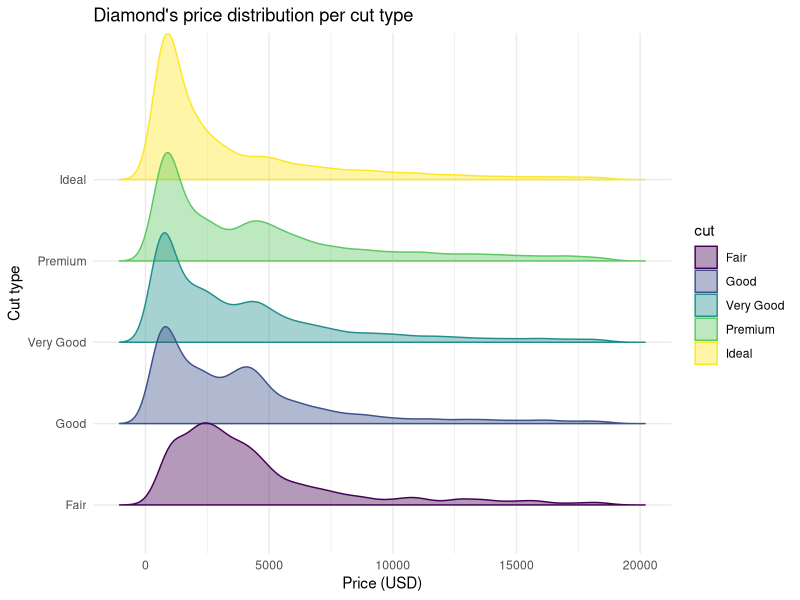

The R source for this figure:
# Load necessary packages
library(ggplot2)
library(ggridges)
library(dplyr)

#data
data_diamonds <- diamonds
plot1 <- ggplot(data_diamonds) + geom_density_ridges2(aes(x=price, y=cut, color=cut, fill=cut), alpha=0.4) + theme_minimal() + labs(title="Diamond\'s price distribution per cut type", x="Price (USD)", y="Cut type")
plot1
